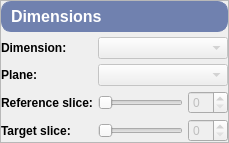
              <widget class="QFrame" name="dimensionsFrame">
               <property name="sizePolicy">
                <sizepolicy hsizetype="Preferred" vsizetype="Preferred">
                 <horstretch>0</horstretch>
                 <verstretch>0</verstretch>
                </sizepolicy>
               </property>
               <property name="frameShape">
                <enum>QFrame::StyledPanel</enum>
               </property>
               <property name="frameShadow">
                <enum>QFrame::Raised</enum>
               </property>
               <layout class="QVBoxLayout" name="verticalLayout_3">
                <property name="spacing">
                 <number>5</number>
                </property>
                <property name="leftMargin">
                 <number>0</number>
                </property>
                <property name="topMargin">
                 <number>0</number>
                </property>
                <property name="rightMargin">
                 <number>0</number>
                </property>
                <property name="bottomMargin">
                 <number>0</number>
                </property>
                <item>
                 <widget class="QLabel" name="dimensionsLabel">
                  <property name="font">
                   <font>
                    <pointsize>12</pointsize>
                    <weight>75</weight>
                    <bold>true</bold>
                   </font>
                  </property>
                  <property name="styleSheet">
                   <string notr="true">QLabel{
    qproperty-alignment: AlignCenter;
	border: 1px solid #7081AF;
	border-radius: 10px;
	background-color: #7081AF;
	padding: 5px 5px;
	color: rgb(255, 255, 255);
	max-height: 25px;
}</string>
                  </property>
                  <property name="text">
                   <string>Dimensions</string>
                  </property>
                 </widget>
                </item>
                <item>
                 <layout class="QHBoxLayout" name="dimensionLayout">
                  <property name="spacing">
                   <number>5</number>
                  </property>
                  <item>
                   <widget class="QLabel" name="dimensionLabel">
                    <property name="sizePolicy">
                     <sizepolicy hsizetype="Preferred" vsizetype="Preferred">
                      <horstretch>0</horstretch>
                      <verstretch>0</verstretch>
                     </sizepolicy>
                    </property>
                    <property name="font">
                     <font>
                      <pointsize>9</pointsize>
                      <weight>75</weight>
                      <bold>true</bold>
                     </font>
                    </property>
                    <property name="text">
                     <string>Dimension:</string>
                    </property>
                    <property name="alignment">
                     <set>Qt::AlignLeading|Qt::AlignLeft|Qt::AlignVCenter</set>
                    </property>
                    <property name="buddy">
                     <cstring>dimensionComboBox</cstring>
                    </property>
                   </widget>
                  </item>
                  <item>
                   <widget class="QComboBox" name="dimensionComboBox">
                    <property name="enabled">
                     <bool>false</bool>
                    </property>
                    <property name="sizePolicy">
                     <sizepolicy hsizetype="Fixed" vsizetype="Fixed">
                      <horstretch>0</horstretch>
                      <verstretch>0</verstretch>
                     </sizepolicy>
                    </property>
                    <property name="minimumSize">
                     <size>
                      <width>130</width>
                      <height>0</height>
                     </size>
                    </property>
                    <property name="maximumSize">
                     <size>
                      <width>130</width>
                      <height>16777215</height>
                     </size>
                    </property>
                   </widget>
                  </item>
                 </layout>
                </item>
                <item>
                 <layout class="QHBoxLayout" name="planeLayout">
                  <property name="spacing">
                   <number>5</number>
                  </property>
                  <item>
                   <widget class="QLabel" name="planeLabel">
                    <property name="sizePolicy">
                     <sizepolicy hsizetype="Preferred" vsizetype="Preferred">
                      <horstretch>0</horstretch>
                      <verstretch>0</verstretch>
                     </sizepolicy>
                    </property>
                    <property name="font">
                     <font>
                      <pointsize>9</pointsize>
                      <weight>75</weight>
                      <bold>true</bold>
                     </font>
                    </property>
                    <property name="text">
                     <string>Plane:</string>
                    </property>
                    <property name="alignment">
                     <set>Qt::AlignLeading|Qt::AlignLeft|Qt::AlignVCenter</set>
                    </property>
                    <property name="buddy">
                     <cstring>planeComboBox</cstring>
                    </property>
                   </widget>
                  </item>
                  <item>
                   <widget class="QComboBox" name="planeComboBox">
                    <property name="enabled">
                     <bool>false</bool>
                    </property>
                    <property name="sizePolicy">
                     <sizepolicy hsizetype="Fixed" vsizetype="Fixed">
                      <horstretch>0</horstretch>
                      <verstretch>0</verstretch>
                     </sizepolicy>
                    </property>
                    <property name="minimumSize">
                     <size>
                      <width>130</width>
                      <height>0</height>
                     </size>
                    </property>
                    <property name="maximumSize">
                     <size>
                      <width>130</width>
                      <height>16777215</height>
                     </size>
                    </property>
                   </widget>
                  </item>
                 </layout>
                </item>
                <item>
                 <layout class="QHBoxLayout" name="referenceSliceLayout">
                  <property name="spacing">
                   <number>5</number>
                  </property>
                  <item>
                   <widget class="QLabel" name="referenceSliceLabel">
                    <property name="sizePolicy">
                     <sizepolicy hsizetype="Preferred" vsizetype="Preferred">
                      <horstretch>0</horstretch>
                      <verstretch>0</verstretch>
                     </sizepolicy>
                    </property>
                    <property name="font">
                     <font>
                      <pointsize>9</pointsize>
                      <weight>75</weight>
                      <bold>true</bold>
                     </font>
                    </property>
                    <property name="text">
                     <string>Reference slice:</string>
                    </property>
                    <property name="alignment">
                     <set>Qt::AlignLeading|Qt::AlignLeft|Qt::AlignVCenter</set>
                    </property>
                    <property name="buddy">
                     <cstring>referenceSliceSpinBox</cstring>
                    </property>
                   </widget>
                  </item>
                  <item>
                   <widget class="QSlider" name="referenceSliceSlider">
                    <property name="enabled">
                     <bool>false</bool>
                    </property>
                    <property name="sizePolicy">
                     <sizepolicy hsizetype="Fixed" vsizetype="Fixed">
                      <horstretch>0</horstretch>
                      <verstretch>0</verstretch>
                     </sizepolicy>
                    </property>
                    <property name="minimumSize">
                     <size>
                      <width>85</width>
                      <height>0</height>
                     </size>
                    </property>
                    <property name="maximumSize">
                     <size>
                      <width>85</width>
                      <height>16777215</height>
                     </size>
                    </property>
                    <property name="maximum">
                     <number>0</number>
                    </property>
                    <property name="orientation">
                     <enum>Qt::Horizontal</enum>
                    </property>
                   </widget>
                  </item>
                  <item>
                   <widget class="QSpinBox" name="referenceSliceSpinBox">
                    <property name="enabled">
                     <bool>false</bool>
                    </property>
                    <property name="sizePolicy">
                     <sizepolicy hsizetype="Fixed" vsizetype="Fixed">
                      <horstretch>0</horstretch>
                      <verstretch>0</verstretch>
                     </sizepolicy>
                    </property>
                    <property name="minimumSize">
                     <size>
                      <width>40</width>
                      <height>0</height>
                     </size>
                    </property>
                    <property name="maximumSize">
                     <size>
                      <width>40</width>
                      <height>16777215</height>
                     </size>
                    </property>
                   </widget>
                  </item>
                 </layout>
                </item>
                <item>
                 <layout class="QHBoxLayout" name="targetSliceLayout">
                  <property name="spacing">
                   <number>5</number>
                  </property>
                  <item>
                   <widget class="QLabel" name="targetSliceLabel">
                    <property name="sizePolicy">
                     <sizepolicy hsizetype="Preferred" vsizetype="Preferred">
                      <horstretch>0</horstretch>
                      <verstretch>0</verstretch>
                     </sizepolicy>
                    </property>
                    <property name="font">
                     <font>
                      <pointsize>9</pointsize>
                      <weight>75</weight>
                      <bold>true</bold>
                     </font>
                    </property>
                    <property name="text">
                     <string>Target slice:</string>
                    </property>
                    <property name="alignment">
                     <set>Qt::AlignLeading|Qt::AlignLeft|Qt::AlignVCenter</set>
                    </property>
                    <property name="buddy">
                     <cstring>targetSliceSpinBox</cstring>
                    </property>
                   </widget>
                  </item>
                  <item>
                   <widget class="QSlider" name="targetSliceSlider">
                    <property name="enabled">
                     <bool>false</bool>
                    </property>
                    <property name="sizePolicy">
                     <sizepolicy hsizetype="Fixed" vsizetype="Fixed">
                      <horstretch>0</horstretch>
                      <verstretch>0</verstretch>
                     </sizepolicy>
                    </property>
                    <property name="minimumSize">
                     <size>
                      <width>85</width>
                      <height>0</height>
                     </size>
                    </property>
                    <property name="maximumSize">
                     <size>
                      <width>85</width>
                      <height>16777215</height>
                     </size>
                    </property>
                    <property name="orientation">
                     <enum>Qt::Horizontal</enum>
                    </property>
                   </widget>
                  </item>
                  <item>
                   <widget class="QSpinBox" name="targetSliceSpinBox">
                    <property name="enabled">
                     <bool>false</bool>
                    </property>
                    <property name="sizePolicy">
                     <sizepolicy hsizetype="Fixed" vsizetype="Fixed">
                      <horstretch>0</horstretch>
                      <verstretch>0</verstretch>
                     </sizepolicy>
                    </property>
                    <property name="minimumSize">
                     <size>
                      <width>40</width>
                      <height>0</height>
                     </size>
                    </property>
                    <property name="maximumSize">
                     <size>
                      <width>40</width>
                      <height>16777215</height>
                     </size>
                    </property>
                   </widget>
                  </item>
                 </layout>
                </item>
                <item>
                 <spacer name="dimensionsBottomSpacer">
                  <property name="orientation">
                   <enum>Qt::Vertical</enum>
                  </property>
                  <property name="sizeType">
                   <enum>QSizePolicy::Expanding</enum>
                  </property>
                  <property name="sizeHint" stdset="0">
                   <size>
                    <width>20</width>
                    <height>0</height>
                   </size>
                  </property>
                 </spacer>
                </item>
               </layout>
              </widget>
